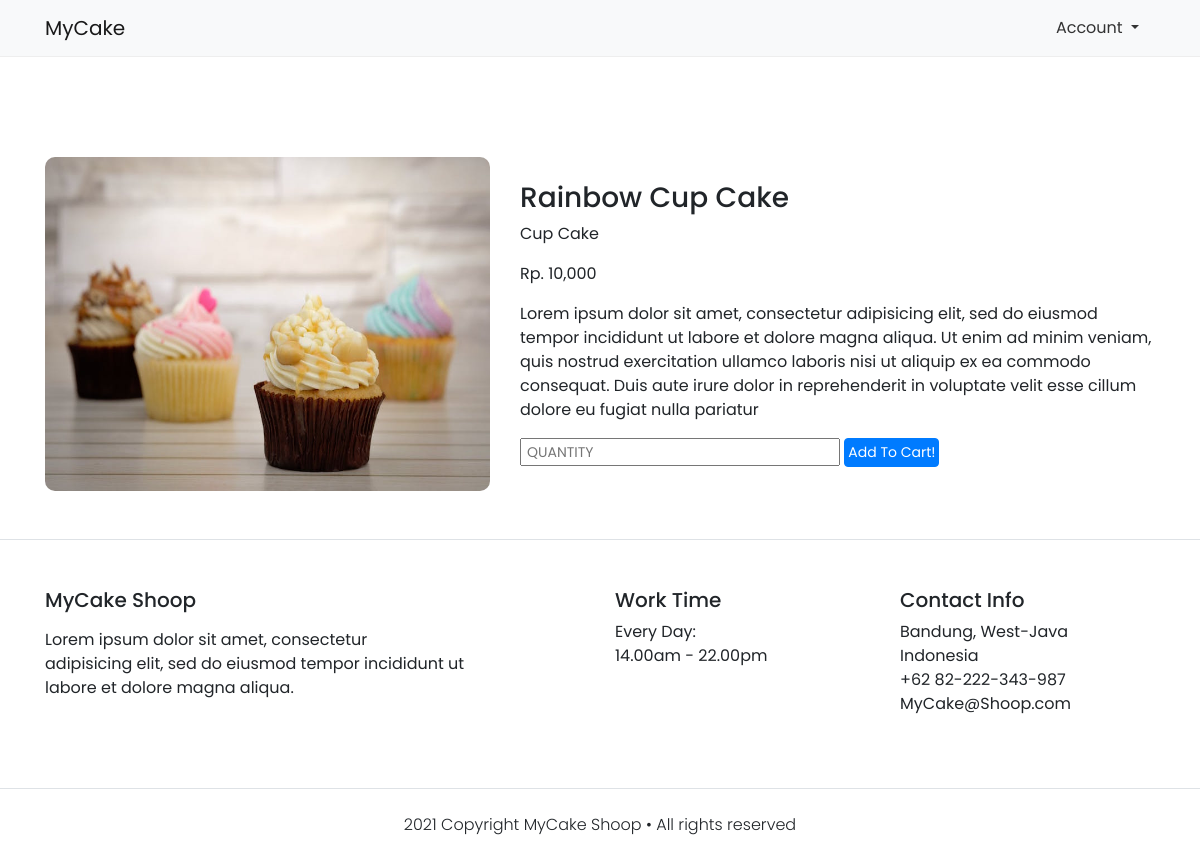
The app's page /detail.php?id=4 with its own data.
### tables this page shows
CREATE TABLE `cake_tbl` (
  `id` int(11) NOT NULL,
  `cake_name` varchar(50) NOT NULL,
  `cake_desc` text,
  `category_id` int(11) NOT NULL,
  `cake_photo` varchar(255) NOT NULL,
  `cake_price` int(11) NOT NULL
);

CREATE TABLE `category_tbl` (
  `id` int(11) NOT NULL,
  `category_name` varchar(25) NOT NULL
);

### detail.php (the view, shortened to what this page needs)
<?php
$conn = mysqli_connect('localhost', 'root', '', 'db_mycake');
$id = $_GET["id"];
$query = "SELECT * FROM cake_tbl INNER JOIN category_tbl ON cake_tbl.category_id = category_tbl.id WHERE cake_tbl.id=$id";
$result = mysqli_query($conn, $query);
$cake = mysqli_fetch_assoc($result);
 ?>
<!doctype html>
<html lang="en">
  <head>
    <link rel="stylesheet"
    href="https://cdn.jsdelivr.net/npm/boxicons@latest/css/boxicons.min.css">
    <link rel="stylesheet" href="https://cdn.jsdelivr.net/npm/bootstrap@4.6.0/dist/css/bootstrap.min.css">
    <link rel="stylesheet" type="text/css" href="style.css">
  </head>
  <body>
    <nav class="navbar navbar-light bg-light">
      <div class="container">
        <a class="navbar-brand" href="index.php">MyCake</a>
        <li class="nav-item dropdown">
        <a class="nav-link dropdown-toggle" href="#" id="navbarDropdown" role="button" data-toggle="dropdown" aria-haspopup="true" aria-expanded="false">
          Account
        </a>
      </li>
      </div>
    </nav>
    <section class="detail">
      <div class="container">
        <div class="row">
          <div class="col-md-5">
            <img src="img/<?= $cake["cake_photo"]; ?>.jpeg">
          </div>
          <div class="col-md-7 d-flex flex-column justify-content-center">
            <h3><?= $cake["cake_name"] ?></h3>
            <p class="category"><?= $cake["category_name"] ?></p>
            <p class="price">Rp. <?= number_format($cake["cake_price"]); ?></p>
            <p class="desc"><?= $cake["cake_desc"] ?></p>
            <form action="" method="post">
              <input type="number" name="quantity" class="input-quantity" placeholder="quantity">
              <button type="submit" name="submit" class="btn btn-primary btn-add">Add To Cart!</button>
            </form>
          </div>
        </div>
      </div>
    </section>
    <footer class="section-footer mt-5 mb-4 border-top">
        <div class="container pt-5 pb-5">
          <div class="row justify-content-center">
              <div class="col-12">
                <div class="row">
                  <div class="col-12">
                    <div class="row">
                      <div class="col-12 col-lg-6">
                        <h5>MyCake Shoop</h5>
                        <p class="mt-3">Lorem ipsum dolor sit amet, consectetur <br>adipisicing elit, sed do eiusmod tempor incididunt ut <br>labore et dolore magna aliqua.</p>
                      </div>
                      <div class="col-12 col-lg-3">
                        <h5>Work Time</h5>
                        <ul class="list-unstyled">
                          <li>Every Day: </li>
                          <li>14.00am - 22.00pm</li>
                        </ul>
                      </div>
                      <div class="col-12 col-lg-3">
                        <h5>Contact Info</h5>
                        <ul class="list-unstyled">
                          <li>Bandung, West-Java</li>
                          <li>Indonesia</li>
                          <li>+62 82-222-343-987</li>
                          <li>MyCake@Shoop.com</li>
                        </ul>
                      </div>
                    </div>
                  </div>
                </div>
              </div>
          </div>
        </div>
        <div class="container-fluid">
          <div class="row border-top justify-content-center align-items-center pt-4 ">
            <div class="col-auto text-gray-500 font-weight-light">
                2021 Copyright MyCake Shoop • All rights reserved
            </div>
          </div>
        </div>
    </footer>
  </body>
</html>

### style.css (style rules this page uses)
* { margin: 0; padding: 0; box-sizing: border-box; font-family: 'Poppins'; }
a { color: #333; }
nav { border-bottom: 1px solid #eee; margin-bottom: 100px; }
.nav-item.dropdown { list-style: none; }
.detail img { width: 100%; border-radius: 10px; }
.input-quantity::placeholder { font-size: 14px; padding-left: 5px; text-transform: uppercase; }
.btn-add { padding: 3px; font-size: 14px; }

### records on screen
cake_tbl: cake_photo (picture), cake_name "Rainbow Cup Cake", category.category_name "Cup Cake", cake_price "10,000", cake_desc "Lorem ipsum dolor sit amet, consectetur adipisicing elit, sed do eiusmod tempor incididunt ut labore et dolore magna aliqua. Ut enim ad minim veniam, quis nostrud exercitation ullamco laboris nisi ut aliquip ex ea commodo consequat. Duis aute irure dolor in reprehenderit in voluptate velit esse cillum dolore eu fugiat nulla pariatur"
